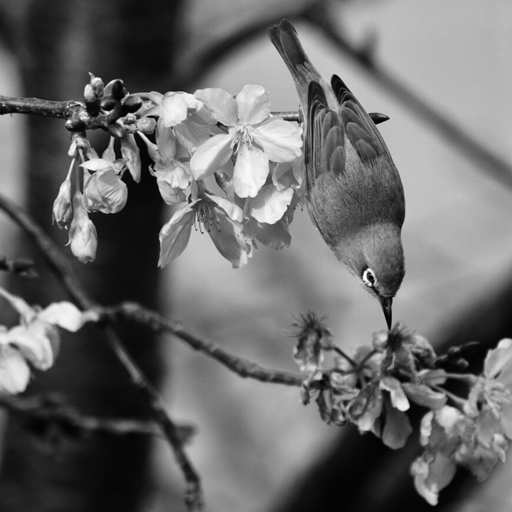
%> input picture hw3/Bird 1.tif, 512 x 512 px
$ octave hw2.m   (GNU Octave 9; MATLAB toolbox functions it lacks are replaced by stand-ins)
%> lines starting %> are read from the running program, lines starting %| are printed output that depends on the picture
% 2D DFT Demo
clc;    % Clear the command window.
close all;  % Close all figures (except those of imtool.)
imtool close all;  % Close all imtool figures.
clear;  % Erase all existing variables.
workspace;  % Make sure the workspace panel is showing.
format longg;
format compact;
fontSize = 20;

% Read in image.
grayImage = imread('Bird 1.tif');
%> grayImage is the input picture: size 512x512 uint8; min 0, max 255, mean 106.7
[rows columns numberOfColorChannels] = size(grayImage)
%> rows = 512; columns = 512; numberOfColorChannels = 1
if numberOfColorChannels > 1
	grayImage = rgb2gray(grayImage);
end
%zero padding
padding_grayImage=zeros(1024,1024);
for i = 1:1024
    for j = 1:1024
        if i <= 512 && j<= 512
            padding_grayImage(i,j) = grayImage(i,j);
        else
            padding_grayImage(i,j) = 0;
        end
    end
end
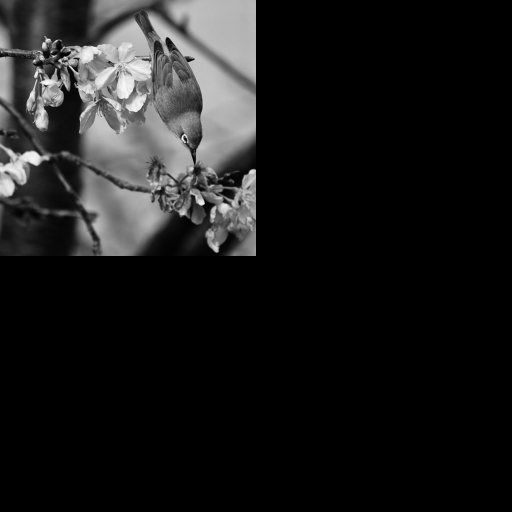
%> padding_grayImage: size 1024x1024 double (shown at 1/2 size); min 0, max 255, mean 26.7

% Display original grayscale image.
input_phase=zeros(1024,1024);
input_shiftedFFT=zeros(1024,1024);
subplot(2, 2, 1);
imshow(grayImage)
title('Original Gray Scale Image', 'FontSize', fontSize)

% Perform 2D FFTs
fftOriginal = fft2(double(padding_grayImage));
shiftedFFT = fftshift(fftOriginal);
subplot(2, 2, 2);
scaledFFTr = 255 * mat2gray(real(shiftedFFT));
imshow(log(scaledFFTr), []);
title('Log of Real Part of Spectrum', 'FontSize', fontSize)
subplot(2, 2, 3);
scaledFFTi = mat2gray(imag(shiftedFFT));
imshow(log(scaledFFTi), []);
title('Log of Imaginary Part of Spectrum', 'FontSize', fontSize)


% Display magnitude of 2D FFTs
subplot(2, 2, 4);
input_magnitude=log(abs(shiftedFFT )+1);
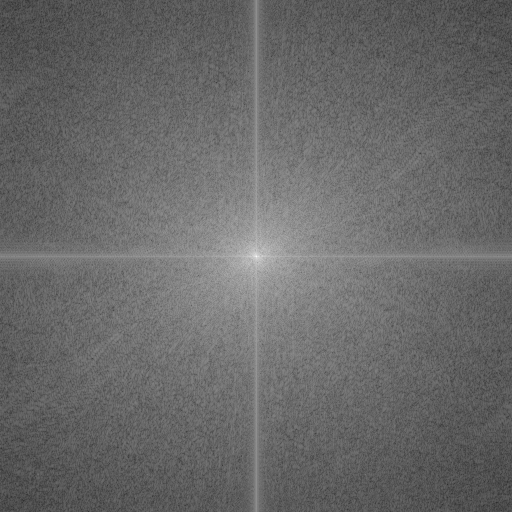
%> input_magnitude: size 1024x1024 double (shown at 1/2 size); min 0.991, max 17.15, mean 7.64; drawn with min black and max white
imshow(log(abs(shiftedFFT )),[]);
colormap gray
title('Log Magnitude of Spectrum', 'FontSize', fontSize)
% Enlarge figure to full screen.
set(gcf, 'units','normalized','outerposition',[0 0 1 1]);

% Display phase of 2D FFTs
figure;
subplot(1, 2, 1);
imshow(grayImage)
title('Original Gray Scale Image', 'FontSize', fontSize)
input_phase=angle(shiftedFFT);
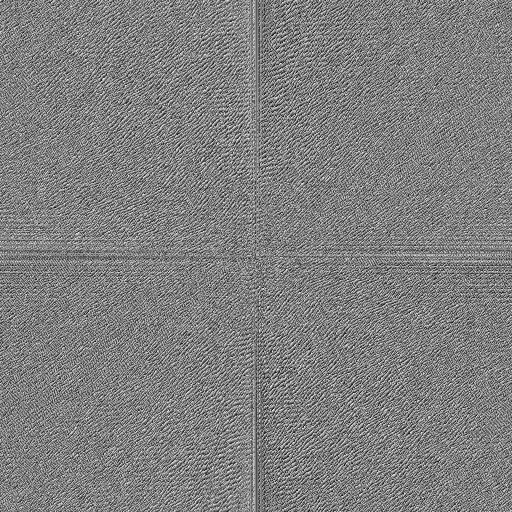
%> input_phase: size 1024x1024 double (shown at 1/2 size); min -3.14, max 3.14, mean 5.99e-06; drawn with min black and max white
subplot(1, 2, 2);
imshow(angle(shiftedFFT),[]);
title('phase of Spectrum', 'FontSize', fontSize)

%count top 25 frequency
top_25_freq=zeros(1,25);
%> (the run ends here)
